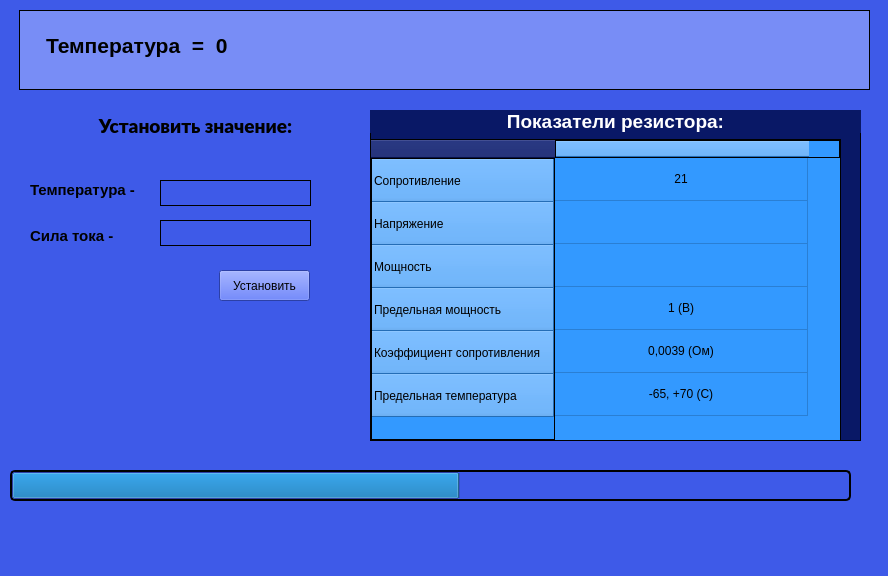
<?xml version="1.0" encoding="UTF-8"?>
<ui version="4.0">
 <class>MainWindow</class>
 <widget class="QMainWindow" name="MainWindow">
  <property name="geometry">
   <rect>
    <x>0</x>
    <y>0</y>
    <width>888</width>
    <height>576</height>
   </rect>
  </property>
  <property name="windowTitle">
   <string>MainWindow</string>
  </property>
  <property name="styleSheet">
   <string notr="true">background: #3E5AE8;background-image: radial-gradient(#c0c0c0 1px, transparent 1px); </string>
  </property>
  <widget class="QWidget" name="centralwidget">
   <widget class="QProgressBar" name="progressBar">
    <property name="geometry">
     <rect>
      <x>10</x>
      <y>470</y>
      <width>841</width>
      <height>31</height>
     </rect>
    </property>
    <property name="styleSheet">
     <string notr="true">QProgressBar {
    border: 2px solid black;
    border-radius: 5px;
    text-align: center;
}

QProgressBar::chunk {
    background-color: qlineargradient(x1: 0, y1: 0, x2: 1, y2: 0,
        stop: 0 #00ff00, stop: 0.5 #ffff00, stop: 1 #ff0000);
}
</string>
    </property>
    <property name="minimum">
     <number>-350</number>
    </property>
    <property name="maximum">
     <number>350</number>
    </property>
    <property name="value">
     <number>24</number>
    </property>
    <property name="format">
     <string/>
    </property>
   </widget>
   <widget class="QLabel" name="label">
    <property name="geometry">
     <rect>
      <x>30</x>
      <y>110</y>
      <width>331</width>
      <height>31</height>
     </rect>
    </property>
    <property name="font">
     <font>
      <family>Lato Black</family>
      <pointsize>14</pointsize>
      <bold>true</bold>
     </font>
    </property>
    <property name="text">
     <string>Установить значение:</string>
    </property>
    <property name="alignment">
     <set>Qt::AlignmentFlag::AlignCenter</set>
    </property>
   </widget>
   <widget class="QLineEdit" name="lineEdit">
    <property name="geometry">
     <rect>
      <x>160</x>
      <y>180</y>
      <width>151</width>
      <height>26</height>
     </rect>
    </property>
    <property name="styleSheet">
     <string notr="true">border: 1px solid #000;</string>
    </property>
    <property name="inputMask">
     <string/>
    </property>
    <property name="text">
     <string/>
    </property>
    <property name="placeholderText">
     <string/>
    </property>
   </widget>
   <widget class="QWidget" name="IndicatorsWidget" native="true">
    <property name="geometry">
     <rect>
      <x>370</x>
      <y>110</y>
      <width>491</width>
      <height>331</height>
     </rect>
    </property>
    <property name="styleSheet">
     <string notr="true">border: 1px solid #000;background: #091866; color:black;</string>
    </property>
    <layout class="QVBoxLayout" name="verticalLayout">
     <item>
      <widget class="QLabel" name="indicatorsRezistor">
       <property name="font">
        <font>
         <pointsize>14</pointsize>
         <bold>true</bold>
        </font>
       </property>
       <property name="layoutDirection">
        <enum>Qt::LayoutDirection::RightToLeft</enum>
       </property>
       <property name="styleSheet">
        <string notr="true">border:none; color:white;</string>
       </property>
       <property name="text">
        <string>Показатели резистора:</string>
       </property>
       <property name="alignment">
        <set>Qt::AlignmentFlag::AlignCenter</set>
       </property>
      </widget>
     </item>
     <item>
      <widget class="QTableWidget" name="tableWidget">
       <property name="maximumSize">
        <size>
         <width>471</width>
         <height>16777215</height>
        </size>
       </property>
       <property name="autoFillBackground">
        <bool>false</bool>
       </property>
       <property name="styleSheet">
        <string notr="true">background: #3399FF; border:1px solid #000;</string>
       </property>
       <property name="verticalScrollBarPolicy">
        <enum>Qt::ScrollBarPolicy::ScrollBarAlwaysOff</enum>
       </property>
       <property name="horizontalScrollBarPolicy">
        <enum>Qt::ScrollBarPolicy::ScrollBarAlwaysOff</enum>
       </property>
       <property name="alternatingRowColors">
        <bool>false</bool>
       </property>
       <property name="showGrid">
        <bool>true</bool>
       </property>
       <property name="gridStyle">
        <enum>Qt::PenStyle::SolidLine</enum>
       </property>
       <property name="rowCount">
        <number>6</number>
       </property>
       <property name="columnCount">
        <number>1</number>
       </property>
       <attribute name="horizontalHeaderMinimumSectionSize">
        <number>42</number>
       </attribute>
       <attribute name="horizontalHeaderDefaultSectionSize">
        <number>253</number>
       </attribute>
       <attribute name="horizontalHeaderStretchLastSection">
        <bool>false</bool>
       </attribute>
       <attribute name="verticalHeaderVisible">
        <bool>true</bool>
       </attribute>
       <attribute name="verticalHeaderCascadingSectionResizes">
        <bool>false</bool>
       </attribute>
       <attribute name="verticalHeaderDefaultSectionSize">
        <number>43</number>
       </attribute>
       <attribute name="verticalHeaderStretchLastSection">
        <bool>false</bool>
       </attribute>
       <row>
        <property name="text">
         <string>Сопротивление</string>
        </property>
       </row>
       <row>
        <property name="text">
         <string>Напряжение </string>
        </property>
       </row>
       <row>
        <property name="text">
         <string>Мощность </string>
        </property>
       </row>
       <row>
        <property name="text">
         <string>Предельная мощность</string>
        </property>
       </row>
       <row>
        <property name="text">
         <string>Коэффициент сопротивления</string>
        </property>
       </row>
       <row>
        <property name="text">
         <string>Предельная температура</string>
        </property>
       </row>
       <column>
        <property name="text">
         <string/>
        </property>
       </column>
       <item row="0" column="0">
        <property name="text">
         <string>21</string>
        </property>
        <property name="textAlignment">
         <set>AlignCenter</set>
        </property>
       </item>
       <item row="1" column="0">
        <property name="text">
         <string/>
        </property>
        <property name="textAlignment">
         <set>AlignCenter</set>
        </property>
       </item>
       <item row="2" column="0">
        <property name="text">
         <string/>
        </property>
        <property name="textAlignment">
         <set>AlignCenter</set>
        </property>
       </item>
       <item row="3" column="0">
        <property name="text">
         <string>1 (В)</string>
        </property>
        <property name="textAlignment">
         <set>AlignCenter</set>
        </property>
       </item>
       <item row="4" column="0">
        <property name="text">
         <string>0,0039 (Ом)</string>
        </property>
        <property name="textAlignment">
         <set>AlignCenter</set>
        </property>
       </item>
       <item row="5" column="0">
        <property name="text">
         <string>-65, +70 (C)</string>
        </property>
        <property name="textAlignment">
         <set>AlignCenter</set>
        </property>
       </item>
      </widget>
     </item>
    </layout>
   </widget>
   <widget class="QWidget" name="widget_2" native="true">
    <property name="geometry">
     <rect>
      <x>19</x>
      <y>10</y>
      <width>851</width>
      <height>80</height>
     </rect>
    </property>
    <property name="styleSheet">
     <string notr="true">border: 1px solid #000;background: #788DF6;</string>
    </property>
    <widget class="QLabel" name="mainTemp">
     <property name="geometry">
      <rect>
       <x>27</x>
       <y>20</y>
       <width>321</width>
       <height>31</height>
      </rect>
     </property>
     <property name="font">
      <font>
       <pointsize>16</pointsize>
       <bold>true</bold>
      </font>
     </property>
     <property name="styleSheet">
      <string notr="true">border:none;</string>
     </property>
     <property name="text">
      <string>Температура  =  0</string>
     </property>
    </widget>
   </widget>
   <widget class="QLabel" name="label_3">
    <property name="geometry">
     <rect>
      <x>30</x>
      <y>180</y>
      <width>121</width>
      <height>20</height>
     </rect>
    </property>
    <property name="font">
     <font>
      <pointsize>11</pointsize>
      <bold>true</bold>
     </font>
    </property>
    <property name="text">
     <string>Температура -</string>
    </property>
   </widget>
   <widget class="QLabel" name="label_4">
    <property name="geometry">
     <rect>
      <x>30</x>
      <y>220</y>
      <width>91</width>
      <height>31</height>
     </rect>
    </property>
    <property name="font">
     <font>
      <pointsize>11</pointsize>
      <bold>true</bold>
     </font>
    </property>
    <property name="text">
     <string>Сила тока -</string>
    </property>
   </widget>
   <widget class="QLineEdit" name="lineEdit_2">
    <property name="geometry">
     <rect>
      <x>160</x>
      <y>220</y>
      <width>151</width>
      <height>26</height>
     </rect>
    </property>
    <property name="styleSheet">
     <string notr="true">border: 1px solid #000;</string>
    </property>
   </widget>
   <widget class="QPushButton" name="pushButton">
    <property name="geometry">
     <rect>
      <x>219</x>
      <y>270</y>
      <width>91</width>
      <height>31</height>
     </rect>
    </property>
    <property name="styleSheet">
     <string notr="true">color:black;</string>
    </property>
    <property name="text">
     <string>Установить</string>
    </property>
   </widget>
  </widget>
  <widget class="QMenuBar" name="menubar">
   <property name="geometry">
    <rect>
     <x>0</x>
     <y>0</y>
     <width>888</width>
     <height>23</height>
    </rect>
   </property>
  </widget>
  <widget class="QStatusBar" name="statusbar"/>
 </widget>
 <resources/>
 <connections/>
</ui>
